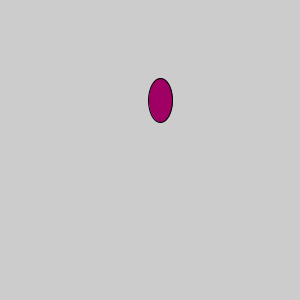
Frame 1 (no input)
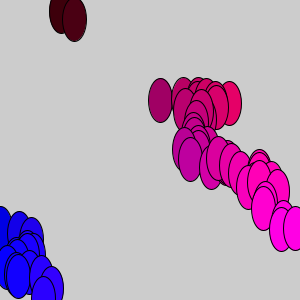
Frame 60 (the mouse pressed at the canvas centre just before this capture)
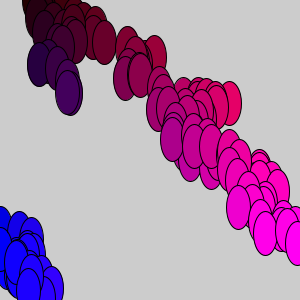
Frame 120 (the mouse held since frame 60 and released just before this capture)

The Processing sketch that drew these frames (run headless with seeded random() and noise(); from frame 60 on, the mouse is pressed at the canvas centre):

// Processing sketch: processing_36896
// ── processing_36896.pde

float xPos;
float yPos;

void setup () {
  size (300, 300);
  xPos=150;
  yPos=100;
}


void draw () {
  //background (255);

  xPos=xPos+random(-15, 25);
  if (xPos>width) {
    xPos=0;
  }
  yPos=yPos+random(-5, 15);
  if (yPos>height) {
    yPos=0;
  }
  strokeWeight(1);
  fill(xPos, 0, yPos);
  ellipse(xPos, yPos, 24, 44);
  // line(xPos, yPos, 0, 0);
  // line(xPos, yPos, 300, 300);
  // line(xPos, yPos, 300, 0);
  


  fill(xPos, 10, 0); // color will change
}
